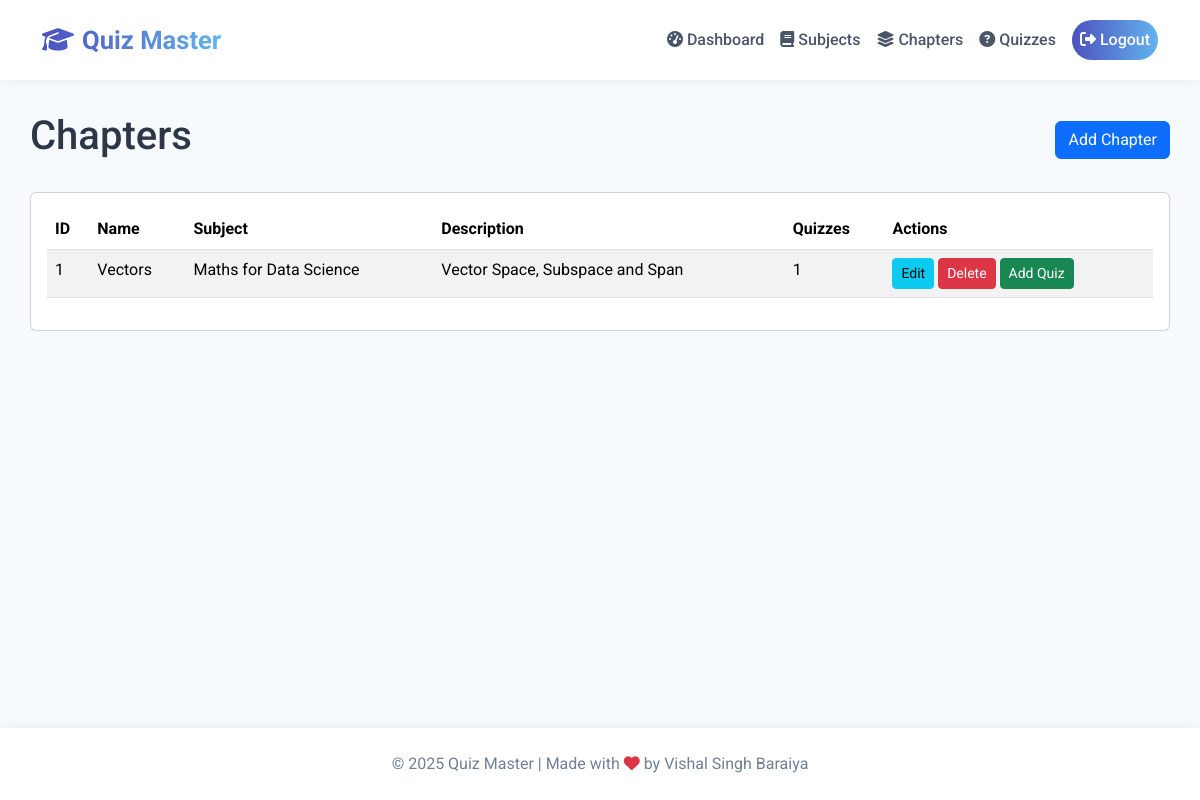
The page /admin/chapters (signed in) on the database its author committed.
### models.py (models this page shows)
class Chapter(db.Model):
    id = db.Column(db.Integer, primary_key=True)
    name = db.Column(db.String(100), nullable=False)
    description = db.Column(db.Text)
    subject_id = db.Column(db.Integer, db.ForeignKey('subject.id'), nullable=False)
    quizzes = db.relationship('Quiz', backref='chapter', lazy=True, cascade="all, delete-orphan")

class Subject(db.Model):
    id = db.Column(db.Integer, primary_key=True)
    name = db.Column(db.String(100), nullable=False)
    description = db.Column(db.Text)
    chapters = db.relationship('Chapter', backref='subject', lazy=True, cascade="all, delete-orphan")

### routes/admin/chapters.py (the view)
    @app.route('/admin/chapters')
    @login_required
    def chapters():
        if not current_user.is_admin:
            flash('Access denied.')
            return redirect(url_for('user_dashboard'))
        chapters = Chapter.query.all()
        return render_template('admin/chapters.html', chapters=chapters)

### app.py (called while the page is built)
@login_manager.user_loader
def load_user(user_id):
    return User.query.get(int(user_id))

### templates/admin/chapters.html (shortened to what this page needs)
{% extends "base.html" %}
{% block content %}
<div class="d-flex justify-content-between align-items-center mb-4">
    <h1>Chapters</h1>
    <a href="{{ url_for('add_chapter') }}" class="btn btn-primary">Add Chapter</a>
</div>
<div class="card">
    <div class="card-body">
        <div class="table-responsive">
            <table class="table table-striped">
                <thead>
                    <tr>
                        <th>ID</th>
                        <th>Name</th>
                        <th>Subject</th>
                        <th>Description</th>
                        <th>Quizzes</th>
                        <th>Actions</th>
                    </tr>
                </thead>
                <tbody>
                    {% for chapter in chapters %}
                    <tr>
                        <td>{{ chapter.id }}</td>
                        <td>{{ chapter.name }}</td>
                        <td>{{ chapter.subject.name }}</td>
                        <td>{{ chapter.description|truncate(50) }}</td>
                        <td>{{ chapter.quizzes|length }}</td>
                        <td>
                            <a href="{{ url_for('edit_chapter', id=chapter.id) }}" class="btn btn-sm btn-info">Edit</a>
                            <a href="{{ url_for('delete_chapter', id=chapter.id) }}" class="btn btn-sm btn-danger" onclick="return confirm('Are you sure you want to delete this chapter?')">Delete</a>
                            <a href="{{ url_for('add_quiz', chapter_id=chapter.id) }}" class="btn btn-sm btn-success">Add Quiz</a>
                        </td>
                    </tr>
                    {% else %}
                    <tr>
                        <td colspan="6" class="text-center">No chapters found</td>
                    </tr>
                    {% endfor %}
                </tbody>
            </table>
        </div>
    </div>
</div>
{% endblock %}

### templates/base.html (style rules this page uses)
body { font-family: 'Roboto', sans-serif; min-height: 100vh; display: flex; flex-direction: column; background: #F7FAFC; color: #2D3748; }

### rows shown on the page
Chapter: id "1", name "Vectors", subject.name "Maths for Data Science", description "Vector Space, Subspace and Span", quizzes|length "1"
